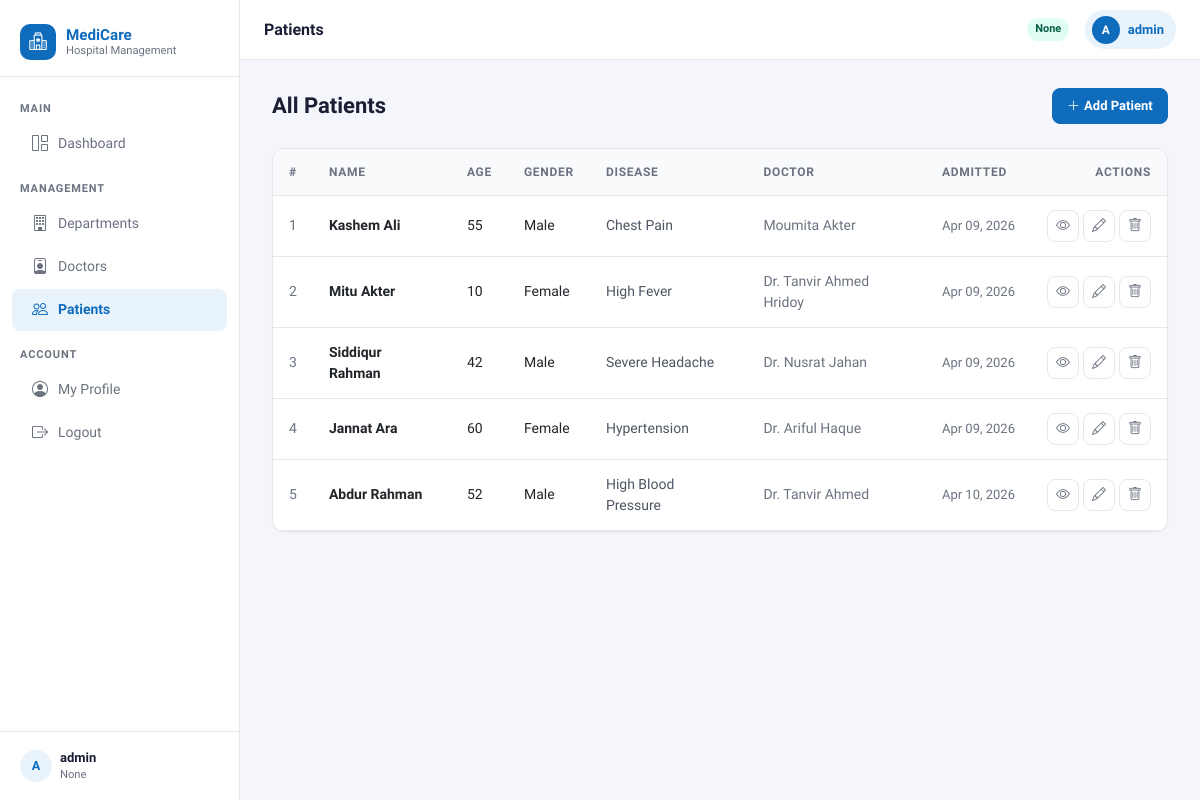
The page /patient-list/ (signed in) on the database its author committed.
### myapp/models.py (models this page shows, shortened)
class UserInfoModel(AbstractUser):
    USER_TYPE = [
        ("Admin", "Admin"),
        ("Doctor", "Doctor"),
        ("Patient", "Patient"),
    ]
    full_name = models.CharField(max_length=100, null=True)
    address = models.TextField(null=True)
    user_type = models.CharField(choices=USER_TYPE, max_length=20, null=True)

class PatientModel(models.Model):
    name = models.CharField(max_length=120, null=True)
    age = models.IntegerField(null=True)
    gender =models.CharField(max_length=120, null=True)
    disease = models.TextField(null=True)
    doctor = models.ForeignKey(DoctorModel, on_delete=models.CASCADE)
    admit_date = models.DateField(auto_now_add=True, null=True)

class DoctorModel(models.Model):
    name = models.CharField(max_length=120, null=True)
    email = models.EmailField(max_length=120, null=True)
    phone = models.CharField(max_length=100, null=True)
    specialization = models.CharField(max_length=100, null=True)
    department = models.ForeignKey(DepartmentModel, on_delete=models.CASCADE)
    joining_date = models.DateField(auto_now_add=True, null=True)
    def __str__(self):
        return self.name

### myapp/views.py (the view)
# urls.py: path("patient-list/", patient_list, name="patient_list"),
@login_required
def patient_list(request):
    form_data = PatientModel.objects.all()
    context = {
        "form_data": form_data,
        "heading": "All Patient Info",
        "title": "Patient List",
    }
    return render(request, "patient/patient_list.html", context)

### myapp/templates/patient/patient_list.html (shortened to what this page needs)
{% extends 'master/base.html' %}
{% block nav_pat %}active{% endblock %}
{% block page_title %}Patients{% endblock %}
{% block blockname %}
<div class="page-header">
  <h1>All Patients</h1>
  {% if request.user.user_type != 'Patient' %}
    <a href="{% url 'add_patient' %}" class="btn btn-primary">
      <i class="bi bi-plus-lg me-1"></i>Add Patient
    </a>
  {% endif %}
</div>
{% if form_data %}
<div class="table-card">
  <table class="table table-hover">
    <thead>
      <tr>
        <th>#</th>
        <th>Name</th>
        <th>Age</th>
        <th>Gender</th>
        <th>Disease</th>
        <th>Doctor</th>
        <th>Admitted</th>
        {% if request.user.user_type != 'Patient' %}
          <th class="text-end">Actions</th>
        {% endif %}
      </tr>
    </thead>
    <tbody>
      {% for patient in form_data %}
        <tr>
          <td class="text-muted">{{ forloop.counter }}</td>
          <td class="fw-semibold">{{ patient.name }}</td>
          <td>{{ patient.age }}</td>
          <td>{{ patient.gender }}</td>
          <td style="max-width:180px;color:#4b5563;">{{ patient.disease|truncatechars:60 }}</td>
          <td class="text-muted">{{ patient.doctor }}</td>
          <td class="text-muted" style="font-size:.8125rem;white-space:nowrap;">{{ patient.admit_date|date:"M d, Y" }}</td>
          {% if request.user.user_type != 'Patient' %}
            <td class="text-end">
              <div class="d-flex justify-content-end gap-1">
                <a href="{% url 'view_patient' patient.id %}" class="btn-icon" title="View">
                  <i class="bi bi-eye"></i>
                </a>
                <a href="{% url 'edit_patient' patient.id %}" class="btn-icon" title="Edit">
                  <i class="bi bi-pencil"></i>
                </a>
                <a href="{% url 'delete_patient' patient.id %}"
                   class="btn-icon danger"
                   title="Delete"
                   onclick="return confirm('Delete patient {{ patient.name }}? This cannot be undone.')">
                  <i class="bi bi-trash"></i>
                </a>
              </div>
            </td>
          {% endif %}
        </tr>
      {% endfor %}
    </tbody>
  </table>
</div>
{% endif %}
{% endblock %}

### myapp/templates/master/base.html (shortened to what this page needs)
<!doctype html>
<html lang="en">
  <head>
    <link href="https://cdn.jsdelivr.net/npm/bootstrap@5.3.0/dist/css/bootstrap.min.css" rel="stylesheet">
    <link href="https://cdn.jsdelivr.net/npm/bootstrap-icons@1.11.0/font/bootstrap-icons.css" rel="stylesheet">
  </head>
  <body>
    <aside class="sidebar" id="sidebar">
      <a class="sidebar-brand" href="{% url 'home' %}">
        <div class="brand-icon"><i class="bi bi-hospital"></i></div>
        <div class="brand-text">
          MediCare
          <small>Hospital Management</small>
        </div>
      </a>
      <nav class="sidebar-nav">
        <div class="nav-section-label">Main</div>
        <a class="sidebar-link {% block nav_dashboard %}{% endblock %}" href="{% url 'dashboard' %}">
          <i class="bi bi-grid-1x2"></i> Dashboard
        </a>
        <div class="nav-section-label mt-2">Management</div>
        <a class="sidebar-link {% block nav_dept %}{% endblock %}" href="{% url 'department_list' %}">
          <i class="bi bi-building"></i> Departments
        </a>
        <a class="sidebar-link {% block nav_doc %}{% endblock %}" href="{% url 'doctor_list' %}">
          <i class="bi bi-person-badge"></i> Doctors
        </a>
        <a class="sidebar-link {% block nav_pat %}{% endblock %}" href="{% url 'patient_list' %}">
          <i class="bi bi-people"></i> Patients
        </a>
        <div class="nav-section-label mt-2">Account</div>
        <a class="sidebar-link {% block nav_profile %}{% endblock %}" href="{% url 'profile' %}">
          <i class="bi bi-person-circle"></i> My Profile
        </a>
        <a class="sidebar-link" href="{% url 'logout_page' %}">
          <i class="bi bi-box-arrow-right"></i> Logout
        </a>
      </nav>
      {% if request.user.is_authenticated %}
      <div class="sidebar-footer">
        <div class="d-flex align-items-center gap-2">
          <div style="width:32px;height:32px;background:var(--primary-light);border-radius:50%;display:flex;align-items:center;justify-content:center;color:var(--primary);font-weight:700;font-size:.8rem;">
            {{ request.user.username|first|upper }}
          </div>
          <div>
            <div style="font-size:.8125rem;font-weight:600;color:var(--text-main);">{{ request.user.full_name|default:request.user.username }}</div>
            <div style="font-size:.7rem;color:var(--text-muted);">{{ request.user.user_type }}</div>
          </div>
        </div>
      </div>
      {% endif %}
    </aside>
    <header class="topbar">
      <span class="topbar-title">{% block page_title %}{{ heading|default:"Dashboard" }}{% endblock %}</span>
      {% if request.user.is_authenticated %}
        <span class="role-badge">{{ request.user.user_type }}</span>
        <a href="{% url 'profile' %}" class="user-badge text-decoration-none">
          <div class="avatar">{{ request.user.username|first|upper }}</div>
          {{ request.user.username }}
        </a>
      {% endif %}
    </header>
    <main class="main-content">
      <div class="page-body">
        {% block blockname %}{% endblock %}
      </div>
    </main>
  </body>
</html>

### myapp/templates/master/base.html (style rules this page uses)
:root { --primary: #0f6cbd; --primary-light: #e8f3fc; --accent: #00b4a0; --danger: #d93025; --warning: #f59e0b; --text-main: #1a1f36; --text-muted: #6b7280; --border: #e5e7eb; --bg-body: #f4f6fb; --card-bg: #ffffff; --sidebar-w: 240px; }
*, *::before, *::after { box-sizing: border-box; }
body { font-family: 'Plus Jakarta Sans', sans-serif; background: var(--bg-body); color: var(--text-main); margin: 0; min-height: 100vh; }
.sidebar { position: fixed; top: 0; left: 0; bottom: 0; width: var(--sidebar-w); background: #ffffff; border-right: 1px solid var(--border); display: flex; flex-direction: column; z-index: 1000; transition: transform .25s ease; }
.sidebar-brand { padding: 1.5rem 1.25rem 1rem; border-bottom: 1px solid var(--border); display: flex; align-items: center; gap: .625rem; text-decoration: none; color: var(--text-main); }
.sidebar-brand .brand-icon { width: 36px; height: 36px; background: var(--primary); border-radius: 10px; display: flex; align-items: center; justify-content: center; color: #fff; font-size: 1.1rem; flex-shrink: 0; }
.sidebar-brand .brand-text { font-size: .95rem; font-weight: 700; line-height: 1.2; }
.sidebar-brand .brand-text small { display: block; font-weight: 400; font-size: .7rem; color: var(--text-muted); }
.sidebar-nav { flex: 1; padding: 1rem 0; overflow-y: auto; }
.nav-section-label { font-size: .6875rem; font-weight: 600; text-transform: uppercase; letter-spacing: .08em; color: var(--text-muted); padding: .5rem 1.25rem .25rem; }
.sidebar-link { display: flex; align-items: center; gap: .625rem; padding: .55rem 1.25rem; color: var(--text-muted); text-decoration: none; font-size: .875rem; font-weight: 500; border-radius: 0; transition: background .15s, color .15s; margin: .1rem .75rem; border-radius: 8px; }
.sidebar-link i { font-size: 1rem; flex-shrink: 0; }
.sidebar-link.active { background: var(--primary-light); color: var(--primary); font-weight: 600; }
.sidebar-footer { padding: 1rem 1.25rem; border-top: 1px solid var(--border); font-size: .8125rem; color: var(--text-muted); }
.topbar { position: fixed; top: 0; left: var(--sidebar-w); right: 0; height: 60px; background: #fff; border-bottom: 1px solid var(--border); display: flex; align-items: center; padding: 0 1.5rem; gap: 1rem; z-index: 999; }
.topbar-title { font-size: 1rem; font-weight: 600; flex: 1; }
.user-badge { display: flex; align-items: center; gap: .5rem; background: var(--primary-light); color: var(--primary); border-radius: 999px; padding: .35rem .75rem .35rem .4rem; font-size: .8125rem; font-weight: 600; }
.user-badge .avatar { width: 28px; height: 28px; background: var(--primary); border-radius: 50%; color: #fff; display: flex; align-items: center; justify-content: center; font-size: .75rem; font-weight: 700; flex-shrink: 0; }
.role-badge { font-size: .6875rem; font-weight: 600; padding: .2rem .5rem; border-radius: 999px; background: #e0fdf4; color: #065f46; }
.main-content { margin-left: var(--sidebar-w); padding-top: 60px; min-height: 100vh; }
.page-body { padding: 1.75rem 2rem; max-width: 1280px; }
.page-header { display: flex; align-items: center; justify-content: space-between; flex-wrap: wrap; gap: 1rem; margin-bottom: 1.5rem; }
.page-header h1 { font-size: 1.375rem; font-weight: 700; margin: 0; }
.table-card { border: 1px solid var(--border); border-radius: 12px; overflow: hidden; background: #fff; box-shadow: 0 1px 3px rgba(0,0,0,.04); }
.table { margin: 0; }
.table thead th { background: #f8fafc; font-size: .75rem; font-weight: 600; text-transform: uppercase; letter-spacing: .06em; color: var(--text-muted); border-bottom: 1px solid var(--border); padding: .875rem 1rem; white-space: nowrap; }
.table tbody td, .table tbody th { padding: .875rem 1rem; vertical-align: middle; border-color: var(--border); font-size: .875rem; }
.btn { font-size: .8125rem; font-weight: 600; border-radius: 8px; padding: .45rem .9rem; transition: all .15s; }
.btn-primary { background: var(--primary); border-color: var(--primary); }
.btn-icon { width: 32px; height: 32px; padding: 0; display: inline-flex; align-items: center; justify-content: center; border-radius: 8px; border: 1px solid var(--border); background: #fff; color: var(--text-muted); transition: all .15s; }
a { color: inherit; }
.text-muted { color: var(--text-muted) !important; }

### rows shown on the page
UserInfoModel: user.username|first "A", user.full_name "admin", user.user_type "None", user.username "admin"
PatientModel: name "Kashem Ali", age "55", gender "Male", disease "Chest Pain", doctor "Moumita Akter", admit_date "Apr 09, 2026"
PatientModel: name "Mitu Akter", age "10", gender "Female", disease "High Fever", doctor "Dr. Tanvir Ahmed Hridoy", admit_date "Apr 09, 2026"
PatientModel: name "Siddiqur Rahman", age "42", gender "Male", disease "Severe Headache", doctor "Dr. Nusrat Jahan", admit_date "Apr 09, 2026"
PatientModel: name "Jannat Ara", age "60", gender "Female", disease "Hypertension", doctor "Dr. Ariful Haque", admit_date "Apr 09, 2026"
PatientModel: name "Abdur Rahman", age "52", gender "Male", disease "High Blood Pressure", doctor "Dr. Tanvir Ahmed", admit_date "Apr 10, 2026"
